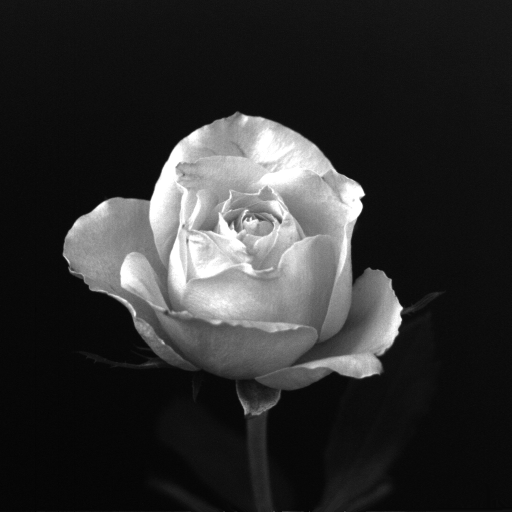
#> input picture Fig0219.tif, 1024 x 1024 px (shown at 1/2 size)
$ jupyter execute --allow-errors 5_Taller_VisionC_UV_DIA_.ipynb
#> lines starting #> are read from the running program, lines starting #| are printed output that depends on the picture; after the words box and inside, x2 and y2 are one past the last pixel; in counts of white or black regions, pixels touching at a corner belong together
<a href="https://colab.research.google.com/github/mozartMiBciBA/VisionComputadora1/blob/main/5_Taller_VisionC_UV_DIA_.ipynb" target="_parent"></a>

Taller Introducción a la Visión por Computadora

Fuente: https://www.youtube.com/watch?v=UaYzwAGqR2o

Fuente2: https://docs.opencv.org/3.4/d2/de8/group__core__array.html

Método 1 para cargar imagenes

$$ \frac{\partial^2 z}{\partial x^2}  $$

Practica 1: Cargar imadenes y mostrarla

[cell 1]
from google.colab import files
uploaded = files.upload()
#> the answer given: Fig0219.tif
for fn in uploaded.keys():
  print('Archivo "{name}" tamaño {length} bytes'.format(
      name=fn, length=len(uploaded[fn])))

Practica # 1. Carga de imagen y desplegarla.

We work with a 8 bit image (256 colour levels)

[cell 2]
import cv2
import numpy as np
from matplotlib import pyplot as plt

img = cv2.imread('Fig0219.tif', 0)
#> img is the input picture: shape (1024, 1024); min 0, max 255, mean 46.8
print('Dimensiones : ',img.shape)
#| Dimensiones :  (1024, 1024)
plt.imshow(img, cmap='gray')
plt.title('Imagen')
plt.show()

PRACTICA #2 "Suma y resta de imagenes"

[cell 3]
import cv2
import numpy as np
from matplotlib import pyplot as plt

img1 = cv2.imread('Fig0219.tif',0)
img2 = cv2.imread('Fig0219.tif',0)
#w1, h1 = img1.shape
#w2, h2 = img2.shape
#print ('w1', w1)
#
plt.imshow(img1, cmap='gray')
plt.title('Original')
plt.show()
print("img1[400][400]:", img1[400][400])
#| img1[400][400]: 222
# [6 lines of commented-out code are left out]
###  Lighten (f + 128) ###
SumA = cv2.add(img1,128)

##### Resta

#RestA = cv2.absdiff(img1, img2)
#RestA = cv2.absdiff(img1, 50)

### Darken  ###
#RestA = cv2.absdiff(img1, 128)

### Invert  ###
RestA = cv2.absdiff(255,img1)
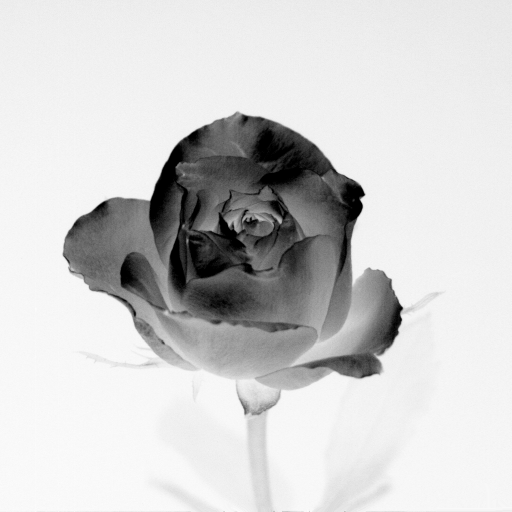
#> RestA: shape (1024, 1024) (shown at 1/2 size); min 0, max 255, mean 208.2

### División
### Low contrast (f/2)
DivisioN = cv2.divide(img1,2)


### Multiplicación ###
### High constrast (f * 2)
MultiplicacioN = cv2.multiply(img1,2)

### Multiplicación y adición
### Gray
### 0.3 * f_r + 0.6 * f_g + 0.1 * f_b


# [14 lines of commented-out code are left out]

plt.show()
plt.subplot(2,2,1),plt.imshow(RestA, cmap='gray'), plt.title('RestA')
plt.xticks([]), plt.yticks([])
plt.subplot(2,2,2),plt.imshow(DivisioN, cmap='gray'), plt.title('Low contrast (f/2)')
plt.xticks([]), plt.yticks([])
plt.subplot(2,2,3),plt.imshow(MultiplicacioN, cmap='gray'), plt.title('High contrast (f*2)')
plt.xticks([]), plt.yticks([])
plt.subplot(2,2,4),plt.imshow(SumA, cmap='gray'), plt.title('SumA')
plt.xticks([]), plt.yticks([])
plt.show()

Practica # 3.

Cuantificación de la escala de grises a la imagen (matriz ƒ(x,y) )

[cell 4]
def gray2ind(img, k):
  dim = img.shape
  im1 = np.zeros((dim), dtype=np.uint8)
  nivel=int(256/k)
  for i in range(img.shape[0]):
     for j in range(img.shape[1]):
            #im1[i][j]=int(img[i][j]/nivel)*nivel
            im1[i][j]=int(img[i][j]/nivel)*nivel
  return im1
import cv2
import numpy as np
from matplotlib import pyplot as plt

img = cv2.imread('Fig0221.tif', 0)
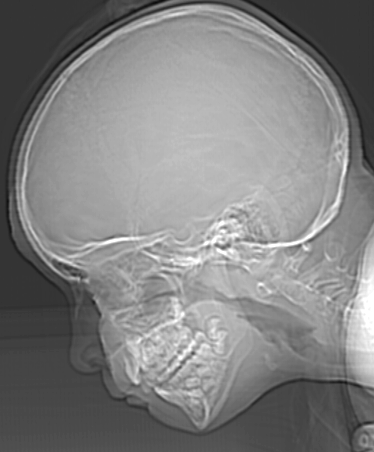
#> input picture Fig0221.tif, 374 x 452 px
#> img is the input picture: shape (452, 374); min 12, max 255, mean 129.4

img16 = gray2ind(img, 16)
img8 = gray2ind(img, 8)
img4 = gray2ind(img, 4)
#> call 3 of gray2ind, with k = 4
#> after the loop in gray2ind (call 3), `for i in range(img.shape[0]):`:
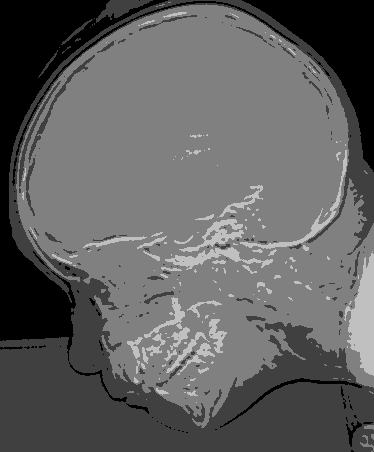
#> im1: shape (452, 374); min 0, max 192, mean 95.9
img2 = gray2ind(img, 2)
#> call 4 of gray2ind, with k = 2
#> after the loop in gray2ind (call 4), `for i in range(img.shape[0]):`:
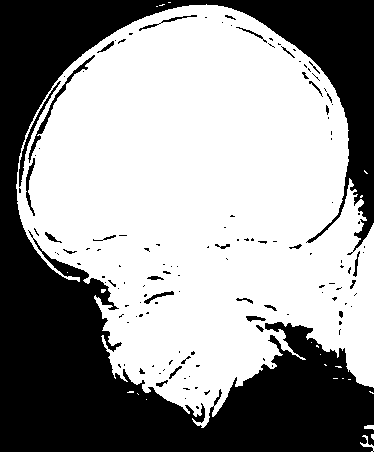
#> im1: shape (452, 374); values 0 (black) and 128 (white), 59.7% white; 134 black regions (103 under 20 px), largest, box (x1, y1, x2, y2) and area: (0, 0, 374, 452) 65430, (28, 55, 95, 163) 449, (19, 81, 61, 187) 349

plt.imshow(img16, cmap='gray'), plt.title('Imagen original')
plt.xticks([]), plt.yticks([])

plt.show()
plt.subplot(2,2,1),plt.imshow(img16, cmap='gray'), plt.title('16 niveles de gris')
plt.xticks([]), plt.yticks([])
plt.subplot(2,2,2),plt.imshow(img8, cmap='gray'), plt.title('8 niveles de gris')
plt.xticks([]), plt.yticks([])
plt.subplot(2,2,3),plt.imshow(img4, cmap='gray'), plt.title('4 niveles de gris')
plt.xticks([]), plt.yticks([])
plt.subplot(2,2,4),plt.imshow(img2, cmap='gray'), plt.title('2 niveles de gris')
plt.xticks([]), plt.yticks([])
plt.show()

Práctica # 4

Módifica el tamaño de la imagen.

[cell 5]
import cv2
import numpy as np
from matplotlib import pyplot as plt

img = cv2.imread('Fig0219.tif', 0)

scale_percent = 10
width = int(img.shape[0]* scale_percent / 100)
#> width = 102
height = int(img.shape[1]* scale_percent / 100)
#> height = 102
dim = (width, height)
#> dim = (102, 102)

img_SCALED = cv2.resize(img, dim, interpolation=cv2.INTER_LINEAR)

plt.imshow(img, cmap='gray')
plt.title('Imagen Original')
plt.show()

plt.imshow(img_SCALED, cmap='gray')
plt.title('Imagen Escalada')
plt.show()

Practica 4: B

Reducción con 2 interpolaciones distintas

[cell 6]
import cv2
import numpy as np
from matplotlib import pyplot as plt

img = cv2.imread('Fig0219.tif', 0)

dim128 = (128, 128)
dim64 = (64, 64)
dim32 = (32, 32)


scaled_LINEAR_128 = cv2.resize(img, dim128, interpolation=cv2.INTER_LINEAR)
scaled_LINEAR_64 = cv2.resize(img, dim64, interpolation=cv2.INTER_LINEAR)
scaled_LINEAR_32 = cv2.resize(img, dim32, interpolation=cv2.INTER_LINEAR)

scaled_NEAREST_128 = cv2.resize(img, dim128, interpolation=cv2.INTER_NEAREST)
scaled_NEAREST_64 = cv2.resize(img, dim64, interpolation=cv2.INTER_NEAREST)
scaled_NEAREST_32 = cv2.resize(img, dim32, interpolation=cv2.INTER_NEAREST)

#Interpolación lineal
plt.subplot(2,3,1),plt.imshow(scaled_LINEAR_128, cmap='gray'), plt.title('a linear')
#plt.xticks([]), plt.yticks([])
plt.subplot(2,3,2),plt.imshow(scaled_LINEAR_64, cmap='gray'), plt.title('b')
#plt.xticks([]), plt.yticks([])
plt.subplot(2,3,3),plt.imshow(scaled_LINEAR_32, cmap='gray'), plt.title('c')
#plt.xticks([]), plt.yticks([])
plt.show()


#Interpolación nearest
plt.subplot(2,3,4),plt.imshow(scaled_NEAREST_128, cmap='gray'), plt.title('d nearest')
#plt.xticks([]), plt.yticks([])
plt.subplot(2,3,5),plt.imshow(scaled_NEAREST_64, cmap='gray'), plt.title('e')
#plt.xticks([]), plt.yticks([])
plt.subplot(2,3,6),plt.imshow(scaled_NEAREST_32, cmap='gray'), plt.title('f')
#plt.xticks([]), plt.yticks([])
plt.show()

Práctica # 5 A)

Genera la imagen negativa (matriz ƒ(x,y) )

[cell 7]
def imadjust(x,a,b,c,d,gamma=0):
   if gamma == 0:
    y = 255 - x
   else:
    y = (((x - a) / (b - a)) ** gamma) * (d - c) + c
   return y

import cv2
import numpy as np
from matplotlib import pyplot as plt
from matplotlib.pyplot import figure

img = cv2.imread('Fig0304.tif', 0)
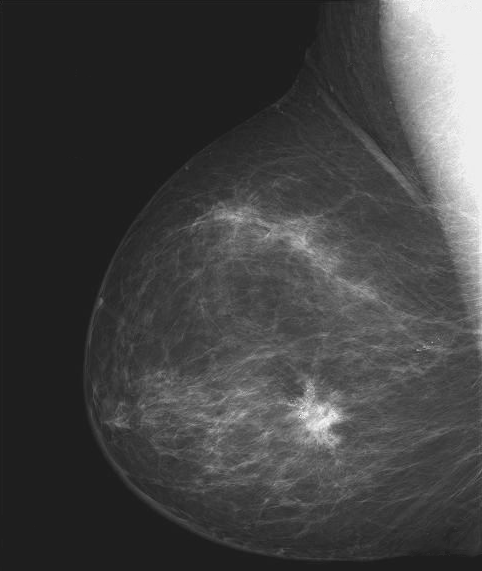
#> input picture Fig0304.tif, 482 x 571 px
#> img is the input picture: shape (571, 482); min 21, max 255, mean 66.7
imgLogNegativo=imadjust(img,0,1,0,0)

plt.subplot(1,2,1),plt.imshow(img, cmap='gray'), plt.title('Imagen original')
plt.xticks([]), plt.yticks([])
plt.subplot(1,2,2),plt.imshow(imgLogNegativo, cmap='gray'), plt.title('Negativo')
plt.xticks([]), plt.yticks([])
plt.show()

Práctica # 5 B)

Modifica el contraste de la imagen (matriz ƒ(x,y) ).

[cell 8]
#img2 = cv2.imread('Fig0308.tif', 0)
img2 = cv2.imread('Fig0309.tif', 0)
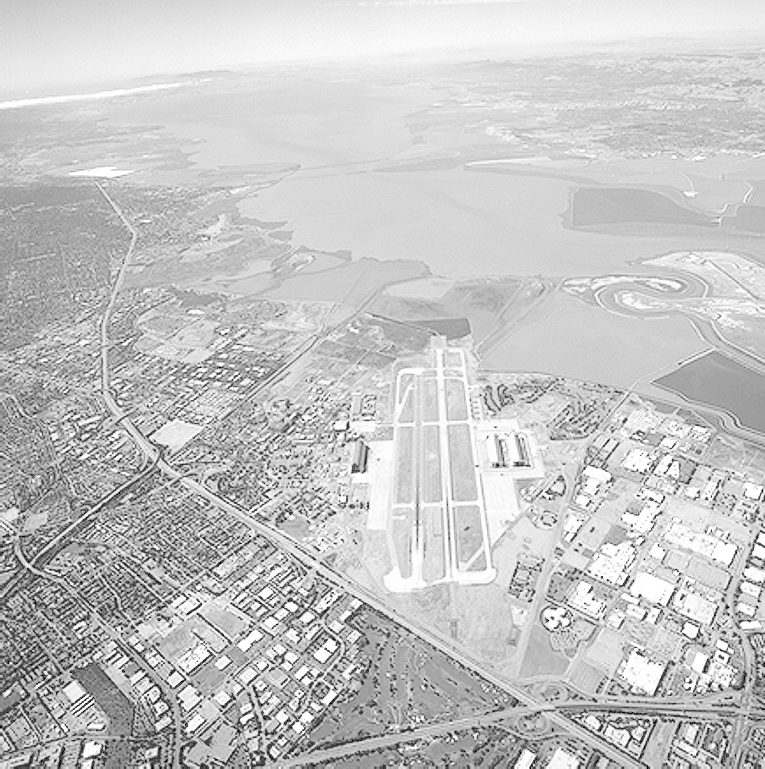
#> input picture Fig0309.tif, 765 x 769 px
#> img2 is the input picture: shape (769, 765); min 0, max 255, mean 197.1

#imgLog3=imadjust(img2,0,1,0,1, 0.6)
#imgLog4=imadjust(img2,0,1,0,1, 0.4)
#imgLog5=imadjust(img2,0,1,0,1, 0.3)

imgLog3=imadjust(img2,0,1,0,1, 3)
imgLog4=imadjust(img2,0,1,0,1, 4)
imgLog5=imadjust(img2,0,1,0,1, 5)
#> call 4 of imadjust, with a = 0, b = 1, c = 0, d = 1, gamma = 5
#> in imadjust (call 4), `y = (((x - a) / (b - a)) ** gamma) * (d - c) + c`:
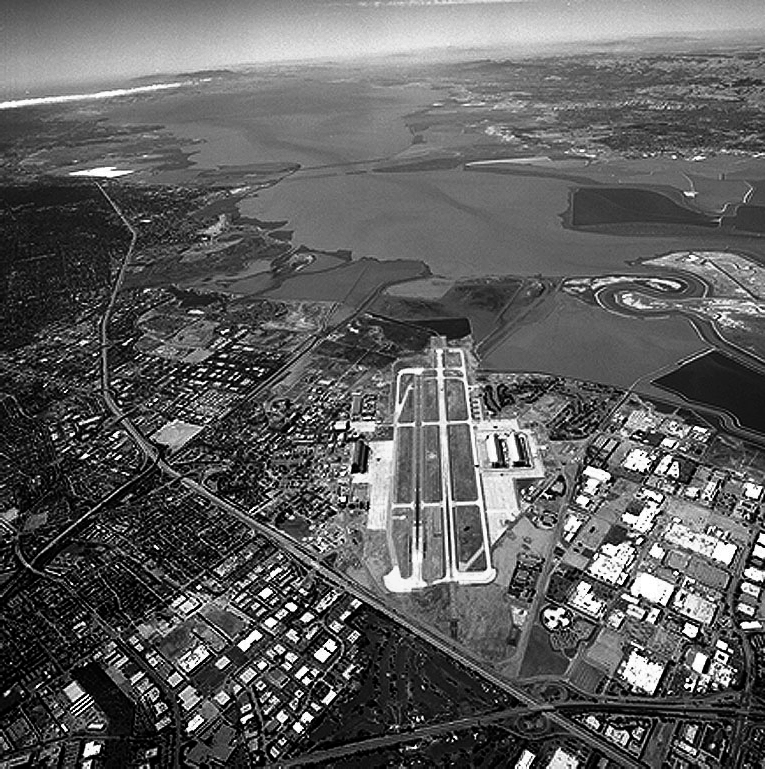
#> y: shape (769, 765) float64; min 0, max 1.08e+12, mean 4e+11; drawn with min black and max white

figure(figsize=(8, 6), dpi=100)
plt.subplot(2,2,1),plt.imshow(img2, cmap='gray'), plt.title('Imagen original')
plt.xticks([]), plt.yticks([])
plt.subplot(2,2,2),plt.imshow(imgLog3, cmap='gray'), plt.title('gamma = 0.6')
plt.xticks([]), plt.yticks([])
plt.subplot(2,2,3),plt.imshow(imgLog4, cmap='gray'), plt.title('gamma = 0.4')
plt.xticks([]), plt.yticks([])
plt.subplot(2,2,4),plt.imshow(imgLog5, cmap='gray'), plt.title('gamma = 0.3')
plt.xticks([]), plt.yticks([])
plt.show()

Práctica # 6

Realiza la ecualización del histograma de la imagen (matriz ƒ(x,y) )

[cell 9]
import cv2
import numpy as np
from matplotlib import pyplot as plt
from matplotlib.pyplot import figure


img_1 = cv2.imread('Fig0320_1.tif', cv2.IMREAD_GRAYSCALE)
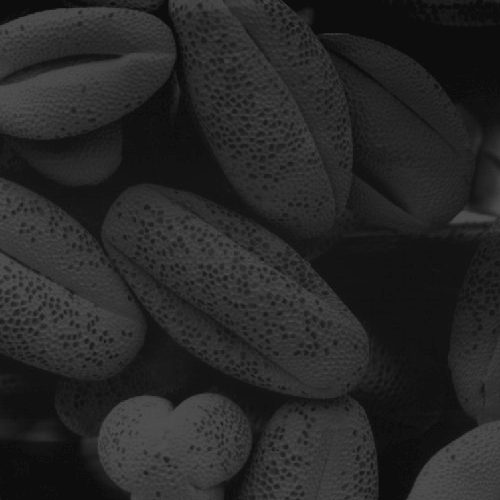
#> input picture Fig0320_1.tif, 500 x 500 px
#> img_1 is the input picture: shape (500, 500); min 13, max 83, mean 38.7
img_1_hist = cv2.calcHist([img_1], [0], None, [256], [0, 256])
#> img_1_hist = 256 values, max 17718 at index 13, min 0 at index 0, mean 976.6
img_1_Eq = cv2.equalizeHist(img_1)
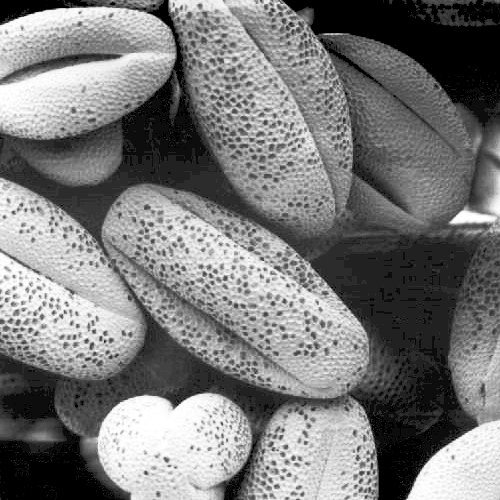
#> img_1_Eq: shape (500, 500); min 0, max 255, mean 121.5
img_1_Eq_hist =  cv2.calcHist([img_1_Eq],[0],None,[256],[0,256])
#> img_1_Eq_hist = 256 values, max 17814 at index 0, min 0 at index 2, mean 976.6

img_2 = cv2.imread('Fig0320_2.tif', 0)
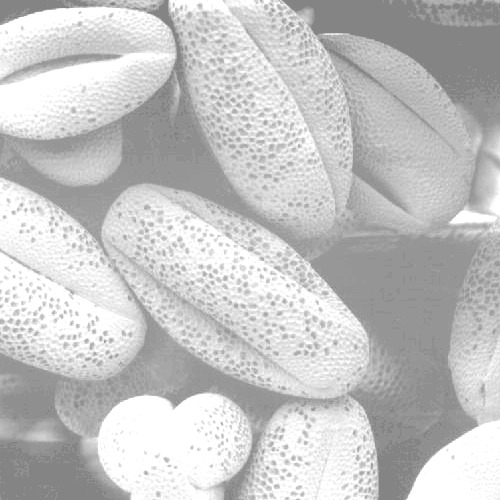
#> input picture Fig0320_2.tif, 500 x 500 px
#> img_2 is the input picture: shape (500, 500); min 132, max 255, mean 196.4
img_2_hist = cv2.calcHist([img_2], [0], None, [256], [0, 256])
#> img_2_hist = 256 values, max 28659 at index 255, min 0 at index 0, mean 976.6
img_2_Eq = cv2.equalizeHist(img_2)
img_2_Eq_hist =  cv2.calcHist([img_2_Eq],[0],None,[256],[0,256])
#> img_2_Eq_hist = 256 values, max 28659 at index 255, min 0 at index 2, mean 976.6

img_3 = cv2.imread('Fig0320_3.tif', 0)
img_3_hist = cv2.calcHist([img_3], [0], None, [256], [0, 256])
#> img_3_hist = 256 values from 0 to 0
img_3_Eq = cv2.equalizeHist(img_3)
img_3_Eq_hist =  cv2.calcHist([img_3_Eq],[0],None,[256],[0,256])
#> img_3_Eq_hist = 256 values from 0 to 0

img_4 = cv2.imread('Fig0320_4.tif', 0)
img_4_hist = cv2.calcHist([img_4], [0], None, [256], [0, 256])
#> img_4_hist = 256 values from 0 to 0
img_4_Eq = cv2.equalizeHist(img_4)
img_4_Eq_hist =  cv2.calcHist([img_4_Eq],[0],None,[256],[0,256])
#> img_4_Eq_hist = 256 values from 0 to 0

figure(figsize=(8, 6), dpi=120)

plt.subplot(4,4,1),plt.imshow(img_1, cmap='gray'), plt.title('Imagen')
plt.xticks([]), plt.yticks([])
plt.subplot(4,4,2),plt.plot(img_1_hist), plt.title('Histograma')
plt.xticks([]), plt.yticks([])
plt.subplot(4,4,3),plt.imshow(img_1_Eq, cmap='gray'), plt.title('Imagen ecualizada')
plt.xticks([]), plt.yticks([])
plt.subplot(4,4,4),plt.plot(img_1_Eq_hist), plt.title('Histograma')
plt.xticks([]), plt.yticks([])

plt.subplot(4,4,5),plt.imshow(img_2, cmap='gray'), plt.title('Imagen')
plt.xticks([]), plt.yticks([])
plt.subplot(4,4,6),plt.plot(img_2_hist), plt.title('Histograma')
plt.xticks([]), plt.yticks([])
plt.subplot(4,4,7),plt.imshow(img_2_Eq, cmap='gray'), plt.title('Imagen ecualizada')
plt.xticks([]), plt.yticks([])
plt.subplot(4,4,8),plt.plot(img_2_Eq_hist), plt.title('Histograma')
plt.xticks([]), plt.yticks([])

#> (the rest of this cell did not finish here and is left out)
